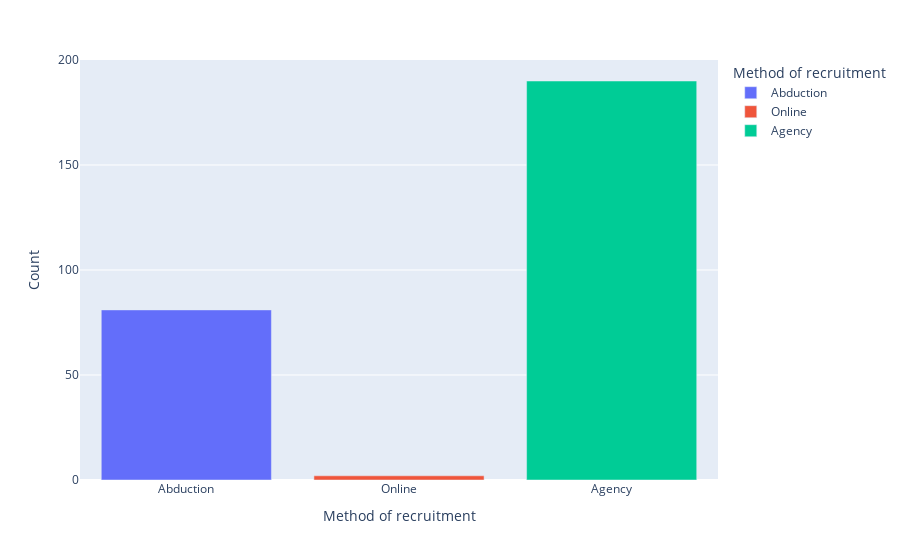

This figure's notebook cell:
### Code cell
#rec methods from scraped data
fig = px.bar(rm_df_scraped, x="Method of recruitment", y = 'Count',
             hover_data=['Method of recruitment', 'Count'], color='Method of recruitment')
fig.show()

### Figure 1 — Plotly figure (JSON) as saved in the notebook; plotly's stock layout.template omitted (floating-point values rounded to 4 significant figures)
{"data": [{"alignmentgroup": "True", "hovertemplate": "Method of recruitment=%{x}<br>Count=%{y}<extra></extra>", "legendgroup": "Abduction", "marker": {"color": "#636efa", "pattern": {"shape": ""}}, "name": "Abduction", "offsetgroup": "Abduction", "orientation": "v", "showlegend": true, "textposition": "auto", "type": "bar", "x": ["Abduction"], "xaxis": "x", "y": [81], "yaxis": "y"}, {"alignmentgroup": "True", "hovertemplate": "Method of recruitment=%{x}<br>Count=%{y}<extra></extra>", "legendgroup": "Online", "marker": {"color": "#EF553B", "pattern": {"shape": ""}}, "name": "Online", "offsetgroup": "Online", "orientation": "v", "showlegend": true, "textposition": "auto", "type": "bar", "x": ["Online"], "xaxis": "x", "y": [2], "yaxis": "y"}, {"alignmentgroup": "True", "hovertemplate": "Method of recruitment=%{x}<br>Count=%{y}<extra></extra>", "legendgroup": "Agency", "marker": {"color": "#00cc96", "pattern": {"shape": ""}}, "name": "Agency", "offsetgroup": "Agency", "orientation": "v", "showlegend": true, "textposition": "auto", "type": "bar", "x": ["Agency"], "xaxis": "x", "y": [190], "yaxis": "y"}], "layout": {"barmode": "relative", "legend": {"title": {"text": "Method of recruitment"}, "tracegroupgap": 0}, "margin": {"t": 60}, "xaxis": {"anchor": "y", "categoryarray": ["Abduction", "Online", "Agency"], "categoryorder": "array", "domain": [0, 1], "title": {"text": "Method of recruitment"}}, "yaxis": {"anchor": "x", "domain": [0, 1], "title": {"text": "Count"}}}}
